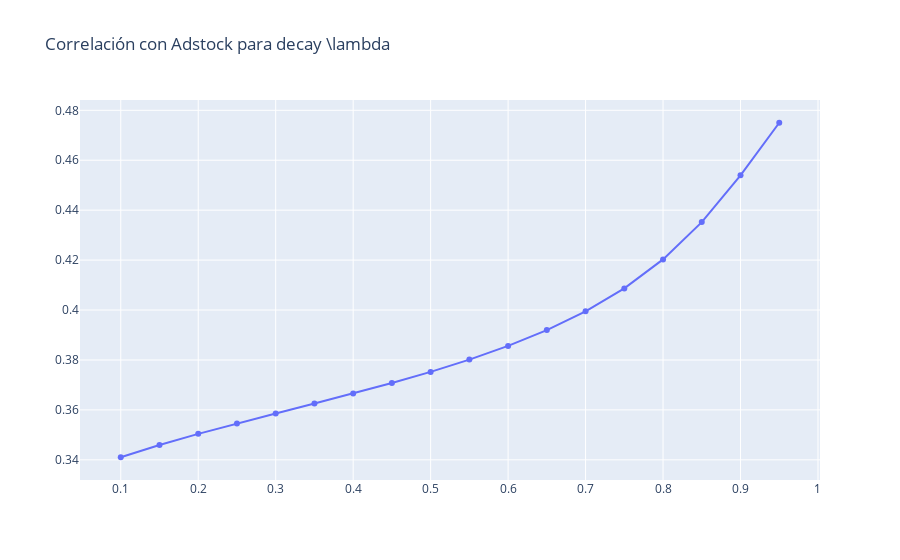

Notebook code cell kept with this figure:
### Markdown cell above
##### Aca se gráfica del astock con varlos $\theta$ y $\lambda$ contra las ventas

### Code cell
range_lambd = np.arange(0.1,1, step=0.05)
Adst_lambd = np.zeros((len(range_lambd), len(variable)))
corr_adst = np.zeros(len(range_lambd))
for i in range(len(range_lambd)):
    Adst_lambd[i,:] = get_adstock(variable, range_lambd[i], L=L, theta=theta)
    corr_adst[i] = np.corrcoef(Adst_lambd[i,:], ventas)[0][1]

fig = go.Figure()
fig.add_trace(go.Scatter(x=range_lambd, y= corr_adst, name = ("Adstock " + nombre_variable)))
fig.update_layout(title="Correlación con Adstock para decay \lambda")
fig.update_scenes(xaxis_visible=True, yaxis_visible=False)

### Figure 1 — Plotly figure (JSON) as saved in the notebook; plotly's stock layout.template omitted (floating-point values rounded to 4 significant figures)
{"data": [{"name": "Adstock Facebook_Inversión_MXN", "type": "scatter", "x": [0.1, 0.15, 0.2, 0.25, 0.3, 0.35, 0.4, 0.45, 0.5, 0.55, 0.6, 0.65, 0.7, 0.75, 0.8, 0.85, 0.9, 0.95], "y": [0.341, 0.3459, 0.3504, 0.3546, 0.3586, 0.3625, 0.3666, 0.3707, 0.3752, 0.3801, 0.3856, 0.392, 0.3995, 0.4087, 0.4203, 0.4352, 0.454, 0.475]}], "layout": {"scene": {"xaxis": {"visible": true}, "yaxis": {"visible": false}}, "title": {"text": "Correlación con Adstock para decay \\lambda"}}}
